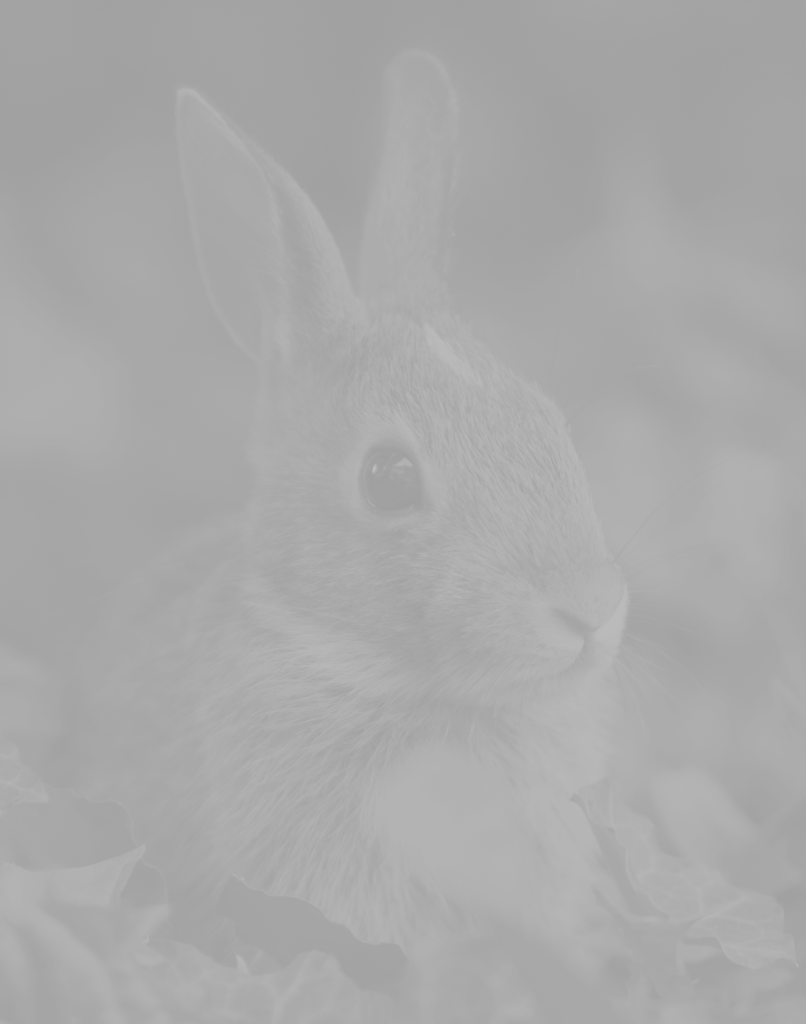
%> input picture Lab 1/ee3tp3picture2020.png, 806 x 1024 px
$ octave question3.m   (GNU Octave 9; MATLAB toolbox functions it lacks are replaced by stand-ins)
%> lines starting %> are read from the running program, lines starting %| are printed output that depends on the picture
% clear command window, workspace variables and close all previously opened
% figures
clc; clear; close all;

img = imread('ee3tp3picture2020.png');
%> img is the input picture: size 1024x806x3 uint8; min 159, max 187, mean 169.4
img_of_doubles = double(img);

%% part a
[n_elements, centers] = hist(img_of_doubles(:), 20);
%> n_elements = 20 values, max 366933 at index 8, min 990 at index 20, mean 123801.6; centers = 20 values from 159.7 to 186.3

% create a figure and set its title
f = figure('units', 'normalized', 'Name', 'Question 3a');

% show a bar graph of the data, enable the grid and set the title and axis label
bar(centers, n_elements); xlim([0, 255]); grid on;
title("Aaron Pinto");
ylabel("Number of pixels"); xlabel("Pixel value");
%> after `xlabel("Pixel value")`:
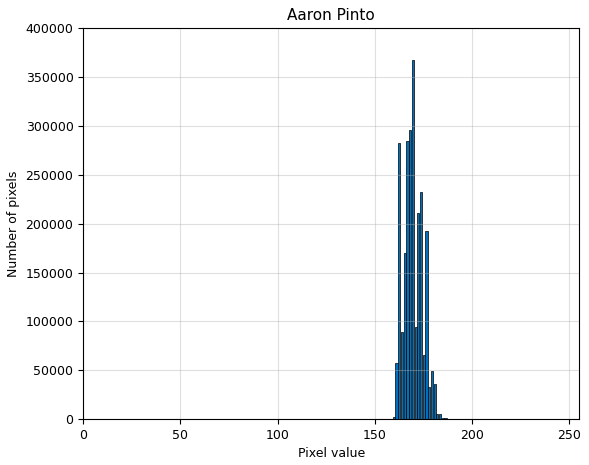
%> figure redrawn from the program's plot data; tallest bar 366933 high, from x = 168.9 to 170.1
exportgraphics(f, "question3a.png");

%% part b
orig_img = uint8(img_of_doubles);
figure('units', 'normalized', 'Name', 'Question 3b');
imshow(uint8(img_of_doubles));
imwrite(orig_img, 'question3b.png');

%% part c
% https://stackoverflow.com/a/929107/6713362
% OldRange = (OldMax - OldMin)
% NewRange = (NewMax - NewMin)
% NewValue = (((OldValue - OldMin) * NewRange) / OldRange) + NewMin
old_min = min(img_of_doubles, [], 'all');
%> old_min = 159
old_range = max(img_of_doubles, [], 'all') - old_min;
%> old_range = 28
new_range = 255; % 255 - 0

alpha = new_range / old_range; beta = -old_min * alpha;
%> after `alpha = new_range / old_range`: alpha = 9.11
%> after `beta = -old_min * alpha`: beta = -1448
img_of_doubles = img_of_doubles .* alpha + beta;
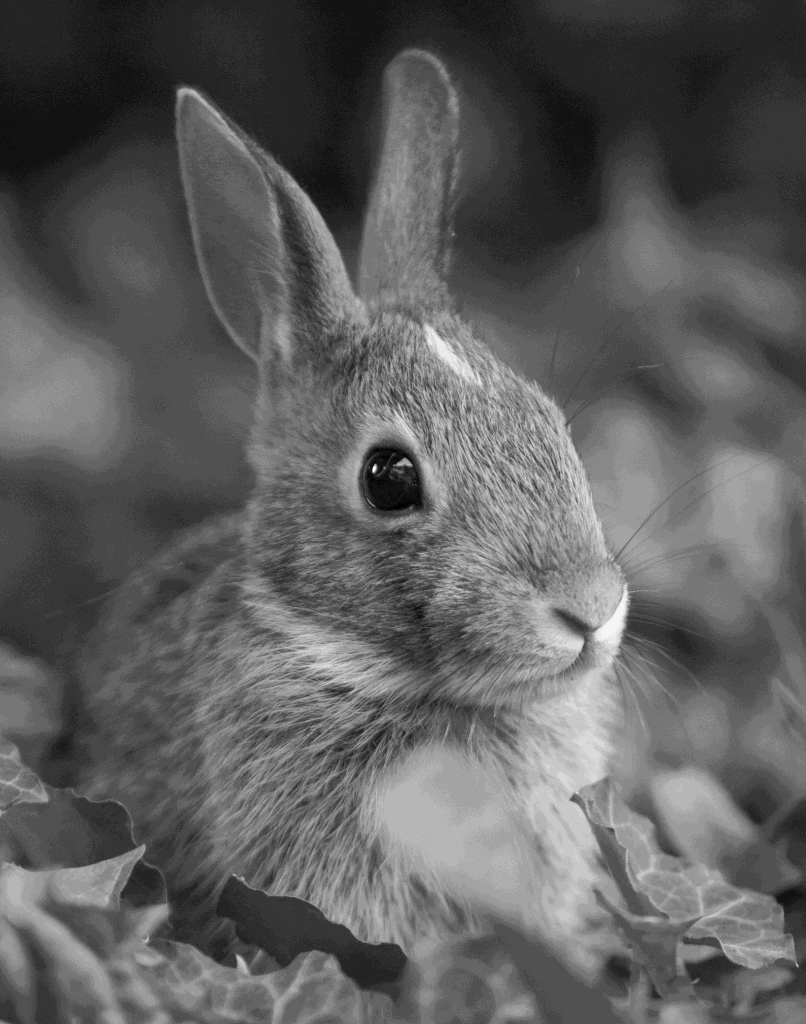
%> img_of_doubles: size 1024x806x3 double; min 0, max 255, mean 94.8

%% part d
[n_elements, centers] = hist(img_of_doubles(:), 20);
%> centers = 20 values from 6.38 to 248.6

% create a figure and set its title
f = figure('units', 'normalized', 'Name', 'Question 3d');

% show a bar graph of the data, enable the grid and set the title and axis label
bar(centers, n_elements); xlim([0, 255]); grid on;
title("Aaron Pinto");
ylabel("Number of pixels"); xlabel("Pixel value");
%> after `xlabel("Pixel value")`:
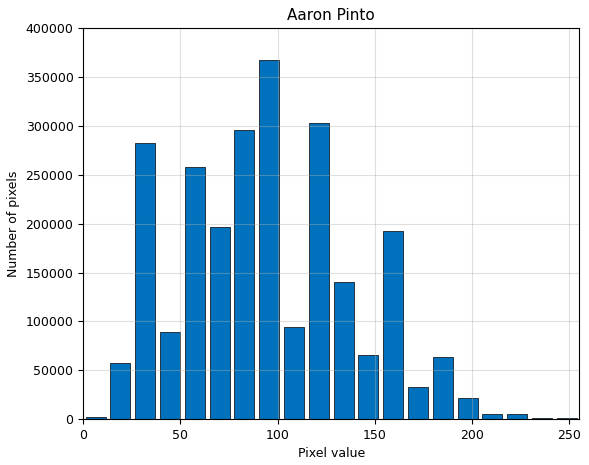
%> figure redrawn from the program's plot data; tallest bar 366933 high, from x = 90.53 to 100.7
exportgraphics(f, "question3d.png");

%% part e
final_img = uint8(img_of_doubles);
figure('units', 'normalized', 'Name', 'Question 3e');
imshow(final_img);
imwrite(final_img, 'question3e.png');
